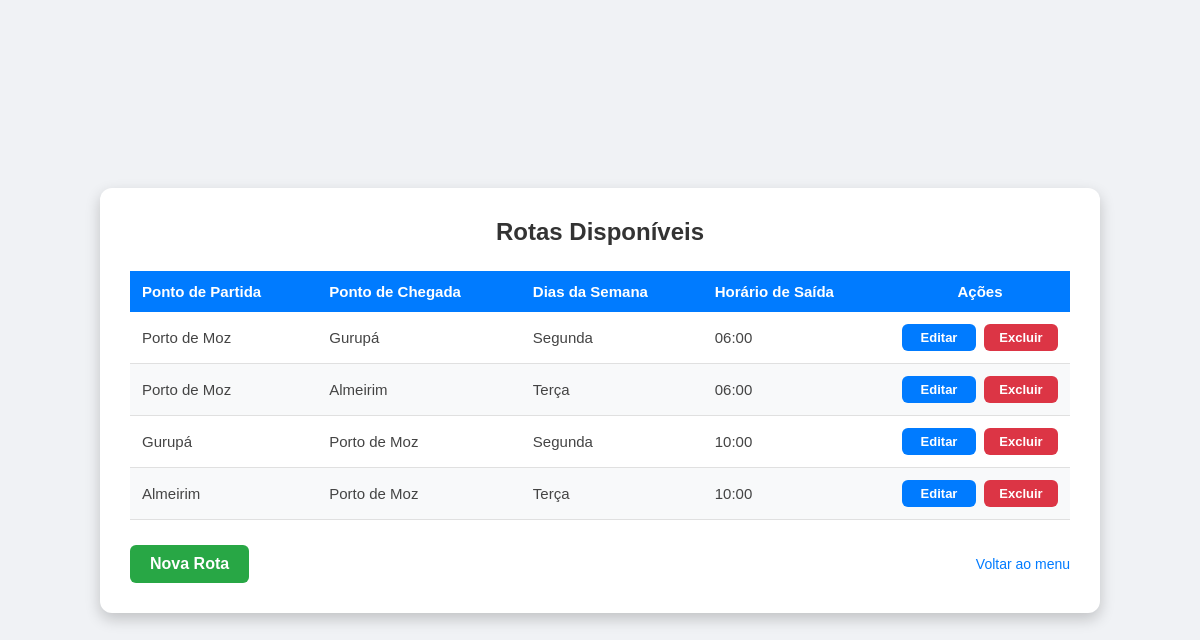
The app's page /usuario/rotas/ (signed in) with its own data.
### Usuario/models.py (models this page shows, shortened)
class Rotas(models.Model):
    ponto_de_partida = models.CharField(max_length=100)
    ponto_de_chegada = models.CharField(max_length=100)
    dias_da_semana = models.CharField(max_length=50)
    horario_saida = models.TimeField()

### Usuario/views.py (the view)
# urls.py: path('rotas/', views.listar_rotas, name='listar_rotas'),
@login_required
def listar_rotas(request):
    rotas = Rotas.objects.all()
    return render(request, "Usuario/listar_rotas.html", {"rotas": rotas})

### Usuario/templates/Usuario/listar_rotas.html (shortened to what this page needs)
{% load static %}
<link rel="stylesheet" href="{% static 'Usuario/css/estilo.css' %}">
<!DOCTYPE html>
<html lang="pt-br">
<head>
    <link rel="stylesheet" href="{% static 'Usuario/css/estilo.css' %}?v=27">
</head>
<body>
    <div class="caixa larga">
        <h1>Rotas Disponíveis</h1>
        <table>
            <thead>
                <tr>
                    <th>Ponto de Partida</th>
                    <th>Ponto de Chegada</th>
                    <th>Dias da Semana</th>
                    <th>Horário de Saída</th>
                    {% if request.user.tipo_de_usuario == 'administrador' %}
                        <th style="text-align: center; width: 180px;">Ações</th>
                    {% endif %}
                </tr>
            </thead>
            <tbody>
                {% for rota in rotas %}
                <tr>
                    <td>{{ rota.ponto_de_partida }}</td>
                    <td>{{ rota.ponto_de_chegada }}</td>
                    <td>{{ rota.dias_da_semana }}</td>
                    <td>{{ rota.horario_saida|time:"H:i" }}</td>
                    {% if request.user.tipo_de_usuario == 'administrador' %}
                    <td>
                        <div style="display: flex; gap: 8px; justify-content: center;">
                            <a href="{% url 'editar_rota' rota.id %}" class="btn-acao btn-azul" style="padding: 6px 12px; font-size: 13px;">Editar</a>
                            <a href="{% url 'excluir_rota' rota.id %}" class="btn-acao btn-vermelho" style="padding: 6px 12px; font-size: 13px;" onclick="return confirm('Tem certeza que deseja excluir esta rota?');">Excluir</a>
                        </div>
                    </td>
                    {% endif %}
                </tr>
                {% endfor %}
            </tbody>
        </table>
        <div class="rodape-botoes">
            {% if request.user.tipo_de_usuario == 'administrador' %}
                <a href="{% url 'cadastrar_rotas' %}" class="btn-acao btn-verde" style="width: auto; padding: 10px 20px;">Nova Rota</a>
            {% endif %}
            <a href="{% url 'menu' %}" class="link-padrao" style="width: auto; margin: 0;">Voltar ao menu</a>
        </div>
    </div>
</body>
</html>

### Usuario/static/Usuario/css/estilo.css (style rules this page uses)
* { margin: 0; padding: 0; box-sizing: border-box; }
body { height: 100vh; display: flex; justify-content: center; align-items: center; background-color: #f0f2f5; font-family: Arial, sans-serif; }
.caixa { background-color: #ffffff; padding: 30px; border-radius: 12px; box-shadow: 0 6px 15px rgba(0,0,0,0.2); width: 400px; max-width: 95%; }
.caixa.larga { width: 1000px; }
.caixa h1 { margin-bottom: 25px; font-size: 24px; color: #333; text-align: center; }
.caixa button, .btn-acao { width: 100%; padding: 12px; color: #fff; border: none; border-radius: 6px; font-size: 16px; font-weight: bold; cursor: pointer; text-decoration: none; text-align: center; transition: background-color 0.3s; }
.btn-azul { background-color: #007bff; }
.btn-verde { background-color: #28a745; }
.btn-vermelho { background-color: #dc3545; }
.caixa .link-padrao { display: inline-block; margin-top: 15px; color: #007bff; text-decoration: none; font-size: 14px; text-align: center; width: 100%; }
.caixa table { width: 100%; border-collapse: collapse; margin-bottom: 25px; font-size: 15px; }
.caixa th { background-color: #007bff; color: #ffffff; padding: 12px; font-weight: bold; text-align: left; }
.caixa td { padding: 12px; border-bottom: 1px solid #e0e0e0; color: #444; text-align: left; }
.caixa tbody tr:nth-child(even) { background-color: #f8f9fa; }
.rodape-botoes { display: flex; justify-content: space-between; align-items: center; gap: 15px; margin-top: 15px; }

### records on screen
Rotas: ponto_de_partida "Porto de Moz", ponto_de_chegada "Gurupá", dias_da_semana "Segunda", horario_saida "06:00"
Rotas: ponto_de_partida "Porto de Moz", ponto_de_chegada "Almeirim", dias_da_semana "Terça", horario_saida "06:00"
Rotas: ponto_de_partida "Gurupá", ponto_de_chegada "Porto de Moz", dias_da_semana "Segunda", horario_saida "10:00"
Rotas: ponto_de_partida "Almeirim", ponto_de_chegada "Porto de Moz", dias_da_semana "Terça", horario_saida "10:00"
